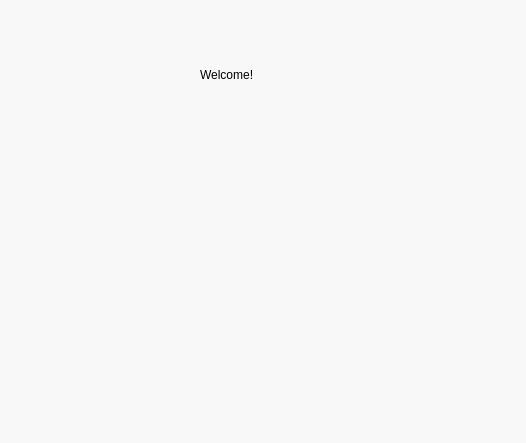
<?xml version="1.0" encoding="UTF-8"?>
<ui version="4.0">
 <class>Initialization</class>
 <widget class="QDialog" name="Initialization">
  <property name="geometry">
   <rect>
    <x>0</x>
    <y>0</y>
    <width>526</width>
    <height>443</height>
   </rect>
  </property>
  <property name="windowTitle">
   <string>Initialization Window</string>
  </property>
  <property name="styleSheet">
   <string notr="true">background-color: rgb(248, 248, 248);
font: 75 18pt &quot;Segoe UI Semibold&quot;;</string>
  </property>
  <widget class="QLabel" name="label">
   <property name="geometry">
    <rect>
     <x>200</x>
     <y>40</y>
     <width>141</width>
     <height>71</height>
    </rect>
   </property>
   <property name="text">
    <string>&lt;html&gt;&lt;head/&gt;&lt;body&gt;&lt;p&gt;Welcome!&lt;/p&gt;&lt;/body&gt;&lt;/html&gt;</string>
   </property>
  </widget>
  <widget class="QLabel" name="label_2">
   <property name="geometry">
    <rect>
     <x>230</x>
     <y>180</y>
     <width>81</width>
     <height>91</height>
    </rect>
   </property>
   <property name="text">
    <string>&lt;html&gt;&lt;head/&gt;&lt;body&gt;&lt;p&gt;&lt;img src=&quot;:/metro-loading.gif&quot;/&gt;&lt;/p&gt;&lt;/body&gt;&lt;/html&gt;</string>
   </property>
  </widget>
 </widget>
 <resources/>
 <connections/>
</ui>
